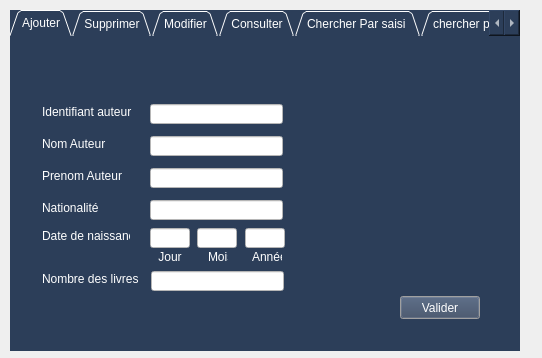
<?xml version="1.0" encoding="UTF-8"?>
<ui version="4.0">
 <class>Dialog_auteur</class>
 <widget class="QDialog" name="Dialog_auteur">
  <property name="geometry">
   <rect>
    <x>0</x>
    <y>0</y>
    <width>542</width>
    <height>358</height>
   </rect>
  </property>
  <property name="windowTitle">
   <string>Dialog</string>
  </property>
  <widget class="QTabWidget" name="tabWidget">
   <property name="geometry">
    <rect>
     <x>10</x>
     <y>10</y>
     <width>510</width>
     <height>341</height>
    </rect>
   </property>
   <property name="styleSheet">
    <string notr="true">background-color: rgb(44, 62, 89);
border-right-color: rgb(44, 62, 89);
border-color: rgb(44, 62, 89);
selection-background-color: rgb(255, 255, 255);
border-bottom-color: rgb(255, 255, 255);
border-bottom-color: rgb(44, 62, 89);
color: rgb(255, 255, 255);</string>
   </property>
   <property name="tabShape">
    <enum>QTabWidget::Triangular</enum>
   </property>
   <property name="currentIndex">
    <number>0</number>
   </property>
   <widget class="QWidget" name="tab_Ajouter">
    <attribute name="title">
     <string>Ajouter</string>
    </attribute>
    <widget class="QLineEdit" name="lineEdit_nom">
     <property name="geometry">
      <rect>
       <x>140</x>
       <y>100</y>
       <width>133</width>
       <height>20</height>
      </rect>
     </property>
     <property name="styleSheet">
      <string notr="true">background-color: rgb(255, 255, 255);
color: rgb(0, 0, 0);
</string>
     </property>
    </widget>
    <widget class="QLineEdit" name="lineEdit_prenom">
     <property name="geometry">
      <rect>
       <x>140</x>
       <y>132</y>
       <width>133</width>
       <height>20</height>
      </rect>
     </property>
     <property name="styleSheet">
      <string notr="true">background-color: rgb(255, 255, 255);
color: rgb(0, 0, 0);

</string>
     </property>
    </widget>
    <widget class="QLabel" name="nationalite">
     <property name="geometry">
      <rect>
       <x>32</x>
       <y>164</y>
       <width>60</width>
       <height>16</height>
      </rect>
     </property>
     <property name="styleSheet">
      <string notr="true">font: 10pt &quot;MS Shell Dlg 2&quot;;
</string>
     </property>
     <property name="text">
      <string>Nationalité</string>
     </property>
    </widget>
    <widget class="QLineEdit" name="lineEdit_id_auteur">
     <property name="geometry">
      <rect>
       <x>140</x>
       <y>68</y>
       <width>133</width>
       <height>20</height>
      </rect>
     </property>
     <property name="styleSheet">
      <string notr="true">background-color: rgb(255, 255, 255);
color: rgb(0, 0, 0);
</string>
     </property>
    </widget>
    <widget class="QLabel" name="Prenom">
     <property name="geometry">
      <rect>
       <x>32</x>
       <y>132</y>
       <width>90</width>
       <height>16</height>
      </rect>
     </property>
     <property name="styleSheet">
      <string notr="true">font: 10pt &quot;MS Shell Dlg 2&quot;;</string>
     </property>
     <property name="text">
      <string>Prenom Auteur </string>
     </property>
    </widget>
    <widget class="QLineEdit" name="lineEdit_nationalite">
     <property name="geometry">
      <rect>
       <x>140</x>
       <y>164</y>
       <width>133</width>
       <height>20</height>
      </rect>
     </property>
     <property name="styleSheet">
      <string notr="true">background-color: rgb(255, 255, 255);
color: rgb(0, 0, 0);
</string>
     </property>
    </widget>
    <widget class="QLabel" name="ide_auteur">
     <property name="geometry">
      <rect>
       <x>32</x>
       <y>68</y>
       <width>102</width>
       <height>16</height>
      </rect>
     </property>
     <property name="styleSheet">
      <string notr="true">font: 10pt &quot;MS Shell Dlg 2&quot;;</string>
     </property>
     <property name="text">
      <string>Identifiant auteur </string>
     </property>
    </widget>
    <widget class="QLabel" name="nom_auteur">
     <property name="geometry">
      <rect>
       <x>32</x>
       <y>100</y>
       <width>72</width>
       <height>16</height>
      </rect>
     </property>
     <property name="styleSheet">
      <string notr="true">font: 10pt &quot;MS Shell Dlg 2&quot;;</string>
     </property>
     <property name="text">
      <string>Nom Auteur </string>
     </property>
    </widget>
    <widget class="QPushButton" name="pushButton_ajouter">
     <property name="geometry">
      <rect>
       <x>390</x>
       <y>260</y>
       <width>80</width>
       <height>23</height>
      </rect>
     </property>
     <property name="text">
      <string>Valider</string>
     </property>
    </widget>
    <widget class="QLabel" name="Date_nais">
     <property name="geometry">
      <rect>
       <x>32</x>
       <y>192</y>
       <width>88</width>
       <height>16</height>
      </rect>
     </property>
     <property name="text">
      <string>Date de naissance</string>
     </property>
    </widget>
    <widget class="QLineEdit" name="lineEdit_Jour">
     <property name="geometry">
      <rect>
       <x>140</x>
       <y>192</y>
       <width>40</width>
       <height>20</height>
      </rect>
     </property>
     <property name="styleSheet">
      <string notr="true">background-color: rgb(255, 255, 255);
color: rgb(0, 0, 0);
</string>
     </property>
     <property name="text">
      <string/>
     </property>
    </widget>
    <widget class="QLineEdit" name="lineEdit_Mois">
     <property name="geometry">
      <rect>
       <x>187</x>
       <y>192</y>
       <width>40</width>
       <height>20</height>
      </rect>
     </property>
     <property name="styleSheet">
      <string notr="true">background-color: rgb(255, 255, 255);
color: rgb(0, 0, 0);
</string>
     </property>
     <property name="text">
      <string/>
     </property>
    </widget>
    <widget class="QLineEdit" name="lineEdit_Annee">
     <property name="geometry">
      <rect>
       <x>235</x>
       <y>192</y>
       <width>40</width>
       <height>20</height>
      </rect>
     </property>
     <property name="styleSheet">
      <string notr="true">background-color: rgb(255, 255, 255);
color: rgb(0, 0, 0);
</string>
     </property>
     <property name="text">
      <string/>
     </property>
    </widget>
    <widget class="QLabel" name="Jour">
     <property name="geometry">
      <rect>
       <x>145</x>
       <y>214</y>
       <width>30</width>
       <height>13</height>
      </rect>
     </property>
     <property name="text">
      <string> Jour</string>
     </property>
    </widget>
    <widget class="QLabel" name="Mois">
     <property name="geometry">
      <rect>
       <x>198</x>
       <y>214</y>
       <width>20</width>
       <height>13</height>
      </rect>
     </property>
     <property name="text">
      <string>Mois</string>
     </property>
    </widget>
    <widget class="QLabel" name="Annee">
     <property name="geometry">
      <rect>
       <x>242</x>
       <y>214</y>
       <width>30</width>
       <height>13</height>
      </rect>
     </property>
     <property name="text">
      <string>Année</string>
     </property>
    </widget>
    <widget class="QLineEdit" name="lineEdit_Nb_livres">
     <property name="geometry">
      <rect>
       <x>141</x>
       <y>235</y>
       <width>133</width>
       <height>20</height>
      </rect>
     </property>
     <property name="styleSheet">
      <string notr="true">background-color: rgb(255, 255, 255);
color: rgb(0, 0, 0);
</string>
     </property>
    </widget>
    <widget class="QLabel" name="Nombre_des_livres_2">
     <property name="geometry">
      <rect>
       <x>32</x>
       <y>235</y>
       <width>103</width>
       <height>16</height>
      </rect>
     </property>
     <property name="styleSheet">
      <string notr="true">font: 10pt &quot;MS Shell Dlg 2&quot;;</string>
     </property>
     <property name="text">
      <string>Nombre des livres</string>
     </property>
    </widget>
   </widget>
   <widget class="QWidget" name="tab_Supprimer">
    <attribute name="title">
     <string>Supprimer</string>
    </attribute>
    <widget class="QLabel" name="label_2">
     <property name="geometry">
      <rect>
       <x>10</x>
       <y>58</y>
       <width>410</width>
       <height>20</height>
      </rect>
     </property>
     <property name="styleSheet">
      <string notr="true">font: 10pt &quot;MS Shell Dlg 2&quot;;</string>
     </property>
     <property name="text">
      <string>Vous devez Tapez l'identifiant d'auteur que vous souhaite le supprimer</string>
     </property>
    </widget>
    <widget class="QLineEdit" name="lineEdit_ide_4">
     <property name="geometry">
      <rect>
       <x>430</x>
       <y>60</y>
       <width>70</width>
       <height>20</height>
      </rect>
     </property>
     <property name="styleSheet">
      <string notr="true">background-color: rgb(255, 255, 255);
color: rgb(0, 0, 0);</string>
     </property>
    </widget>
    <widget class="QPushButton" name="pushButton_supprimer">
     <property name="geometry">
      <rect>
       <x>390</x>
       <y>260</y>
       <width>75</width>
       <height>23</height>
      </rect>
     </property>
     <property name="text">
      <string>valider</string>
     </property>
    </widget>
   </widget>
   <widget class="QWidget" name="tab_Modifer">
    <attribute name="title">
     <string>Modifier</string>
    </attribute>
    <widget class="QLabel" name="label">
     <property name="geometry">
      <rect>
       <x>12</x>
       <y>60</y>
       <width>400</width>
       <height>16</height>
      </rect>
     </property>
     <property name="styleSheet">
      <string notr="true">font: 10pt &quot;MS Shell Dlg 2&quot;;</string>
     </property>
     <property name="text">
      <string>Vous devez Tapez l'identifiant d'auteur que vous souhaite modifier</string>
     </property>
    </widget>
    <widget class="QLineEdit" name="lineEdit_ide_modif">
     <property name="geometry">
      <rect>
       <x>410</x>
       <y>60</y>
       <width>90</width>
       <height>20</height>
      </rect>
     </property>
     <property name="styleSheet">
      <string notr="true">background-color: rgb(255, 255, 255);
color: rgb(0, 0, 0);
</string>
     </property>
    </widget>
    <widget class="QPushButton" name="pushButton_modifier">
     <property name="geometry">
      <rect>
       <x>390</x>
       <y>260</y>
       <width>75</width>
       <height>23</height>
      </rect>
     </property>
     <property name="text">
      <string>Valider</string>
     </property>
    </widget>
    <widget class="QLineEdit" name="lineEdit_nationalite_modif">
     <property name="geometry">
      <rect>
       <x>145</x>
       <y>170</y>
       <width>133</width>
       <height>20</height>
      </rect>
     </property>
     <property name="styleSheet">
      <string notr="true">background-color: rgb(255, 255, 255);
color: rgb(0, 0, 0);
</string>
     </property>
    </widget>
    <widget class="QLineEdit" name="lineEdit_Mois_modif">
     <property name="geometry">
      <rect>
       <x>192</x>
       <y>198</y>
       <width>40</width>
       <height>20</height>
      </rect>
     </property>
     <property name="styleSheet">
      <string notr="true">background-color: rgb(255, 255, 255);
color: rgb(0, 0, 0);
</string>
     </property>
     <property name="text">
      <string/>
     </property>
    </widget>
    <widget class="QLineEdit" name="lineEdit_Annee_modif">
     <property name="geometry">
      <rect>
       <x>240</x>
       <y>198</y>
       <width>40</width>
       <height>20</height>
      </rect>
     </property>
     <property name="styleSheet">
      <string notr="true">background-color: rgb(255, 255, 255);
color: rgb(0, 0, 0);
</string>
     </property>
     <property name="text">
      <string/>
     </property>
    </widget>
    <widget class="QLabel" name="label_dat_naismodif">
     <property name="geometry">
      <rect>
       <x>37</x>
       <y>198</y>
       <width>88</width>
       <height>16</height>
      </rect>
     </property>
     <property name="text">
      <string>Date de naissance</string>
     </property>
    </widget>
    <widget class="QLineEdit" name="lineEdit_nom_modif">
     <property name="geometry">
      <rect>
       <x>145</x>
       <y>106</y>
       <width>133</width>
       <height>20</height>
      </rect>
     </property>
     <property name="styleSheet">
      <string notr="true">background-color: rgb(255, 255, 255);
color: rgb(0, 0, 0);
</string>
     </property>
    </widget>
    <widget class="QLabel" name="Jour_MODIF">
     <property name="geometry">
      <rect>
       <x>203</x>
       <y>220</y>
       <width>20</width>
       <height>13</height>
      </rect>
     </property>
     <property name="text">
      <string>Mois</string>
     </property>
    </widget>
    <widget class="QLabel" name="Nombre_des_livres">
     <property name="geometry">
      <rect>
       <x>37</x>
       <y>241</y>
       <width>103</width>
       <height>16</height>
      </rect>
     </property>
     <property name="styleSheet">
      <string notr="true">font: 10pt &quot;MS Shell Dlg 2&quot;;</string>
     </property>
     <property name="text">
      <string>Nombre des livres</string>
     </property>
    </widget>
    <widget class="QLineEdit" name="lineEdit_Nblivres_modif">
     <property name="geometry">
      <rect>
       <x>146</x>
       <y>241</y>
       <width>133</width>
       <height>20</height>
      </rect>
     </property>
     <property name="styleSheet">
      <string notr="true">background-color: rgb(255, 255, 255);
color: rgb(0, 0, 0);
</string>
     </property>
    </widget>
    <widget class="QLabel" name="Prenom_auteur">
     <property name="geometry">
      <rect>
       <x>37</x>
       <y>138</y>
       <width>90</width>
       <height>16</height>
      </rect>
     </property>
     <property name="styleSheet">
      <string notr="true">font: 10pt &quot;MS Shell Dlg 2&quot;;</string>
     </property>
     <property name="text">
      <string>Prenom Auteur </string>
     </property>
    </widget>
    <widget class="QLabel" name="nationalite_modif">
     <property name="geometry">
      <rect>
       <x>37</x>
       <y>170</y>
       <width>60</width>
       <height>16</height>
      </rect>
     </property>
     <property name="styleSheet">
      <string notr="true">font: 10pt &quot;MS Shell Dlg 2&quot;;
</string>
     </property>
     <property name="text">
      <string>Nationalité</string>
     </property>
    </widget>
    <widget class="QLineEdit" name="lineEdit_Jour_modif">
     <property name="geometry">
      <rect>
       <x>145</x>
       <y>198</y>
       <width>40</width>
       <height>20</height>
      </rect>
     </property>
     <property name="styleSheet">
      <string notr="true">background-color: rgb(255, 255, 255);
color: rgb(0, 0, 0);
</string>
     </property>
     <property name="text">
      <string/>
     </property>
    </widget>
    <widget class="QLabel" name="nom_auteur_modif">
     <property name="geometry">
      <rect>
       <x>37</x>
       <y>106</y>
       <width>72</width>
       <height>16</height>
      </rect>
     </property>
     <property name="styleSheet">
      <string notr="true">font: 10pt &quot;MS Shell Dlg 2&quot;;</string>
     </property>
     <property name="text">
      <string>Nom Auteur </string>
     </property>
    </widget>
    <widget class="QLineEdit" name="lineEdit_prenom_modif">
     <property name="geometry">
      <rect>
       <x>145</x>
       <y>138</y>
       <width>133</width>
       <height>20</height>
      </rect>
     </property>
     <property name="styleSheet">
      <string notr="true">background-color: rgb(255, 255, 255);
color: rgb(0, 0, 0);

</string>
     </property>
    </widget>
    <widget class="QLabel" name="label_anne">
     <property name="geometry">
      <rect>
       <x>247</x>
       <y>220</y>
       <width>30</width>
       <height>13</height>
      </rect>
     </property>
     <property name="text">
      <string>Année</string>
     </property>
    </widget>
    <widget class="QLabel" name="label_Jour">
     <property name="geometry">
      <rect>
       <x>150</x>
       <y>220</y>
       <width>30</width>
       <height>13</height>
      </rect>
     </property>
     <property name="text">
      <string> Jour</string>
     </property>
    </widget>
   </widget>
   <widget class="QWidget" name="tab_Consulter">
    <attribute name="title">
     <string>Consulter</string>
    </attribute>
    <widget class="QTableView" name="tableauteur">
     <property name="geometry">
      <rect>
       <x>30</x>
       <y>40</y>
       <width>440</width>
       <height>210</height>
      </rect>
     </property>
     <property name="styleSheet">
      <string notr="true">background-color: rgb(255, 255, 255);
color: rgb(0, 0, 0);</string>
     </property>
    </widget>
    <widget class="QPushButton" name="pushButton_Trier">
     <property name="geometry">
      <rect>
       <x>390</x>
       <y>280</y>
       <width>75</width>
       <height>23</height>
      </rect>
     </property>
     <property name="text">
      <string>Trier</string>
     </property>
    </widget>
   </widget>
   <widget class="QWidget" name="tab_chercher_1">
    <attribute name="title">
     <string>Chercher Par saisi </string>
    </attribute>
    <widget class="QLineEdit" name="lineEdit_identifiant">
     <property name="geometry">
      <rect>
       <x>280</x>
       <y>250</y>
       <width>90</width>
       <height>20</height>
      </rect>
     </property>
     <property name="styleSheet">
      <string notr="true">background-color: rgb(255, 255, 255);
color: rgb(0, 0, 0);</string>
     </property>
    </widget>
    <widget class="QLabel" name="label_saisi">
     <property name="geometry">
      <rect>
       <x>20</x>
       <y>250</y>
       <width>250</width>
       <height>20</height>
      </rect>
     </property>
     <property name="styleSheet">
      <string notr="true">font: 10pt &quot;MS Shell Dlg 2&quot;;</string>
     </property>
     <property name="text">
      <string>Vous devez Tapez l'identifiant d'auteur </string>
     </property>
    </widget>
    <widget class="QTableView" name="tableauteur_chercher">
     <property name="geometry">
      <rect>
       <x>20</x>
       <y>30</y>
       <width>460</width>
       <height>210</height>
      </rect>
     </property>
     <property name="styleSheet">
      <string notr="true">background-color: rgb(255, 255, 255);
color: rgb(0, 0, 0);</string>
     </property>
    </widget>
    <widget class="QPushButton" name="pushButton_chercher">
     <property name="geometry">
      <rect>
       <x>400</x>
       <y>290</y>
       <width>80</width>
       <height>23</height>
      </rect>
     </property>
     <property name="text">
      <string>Valider</string>
     </property>
    </widget>
   </widget>
   <widget class="QWidget" name="tab_chercher_2">
    <attribute name="title">
     <string>chercher par liste</string>
    </attribute>
    <widget class="QLineEdit" name="lineEdit_nom_2">
     <property name="geometry">
      <rect>
       <x>128</x>
       <y>116</y>
       <width>231</width>
       <height>20</height>
      </rect>
     </property>
     <property name="styleSheet">
      <string notr="true">background-color: rgb(255, 255, 255);
color: rgb(0, 0, 0);
</string>
     </property>
    </widget>
    <widget class="QLabel" name="nationalite_2">
     <property name="geometry">
      <rect>
       <x>20</x>
       <y>168</y>
       <width>102</width>
       <height>20</height>
      </rect>
     </property>
     <property name="styleSheet">
      <string notr="true">font: 10pt &quot;MS Shell Dlg 2&quot;;
</string>
     </property>
     <property name="text">
      <string>Nationalité</string>
     </property>
    </widget>
    <widget class="QComboBox" name="comboBox_auteur">
     <property name="geometry">
      <rect>
       <x>20</x>
       <y>30</y>
       <width>110</width>
       <height>22</height>
      </rect>
     </property>
     <property name="styleSheet">
      <string notr="true">selection-color: rgb(0, 0, 0);
color: rgb(255, 255, 255);
selection-background-color:  rgb(44, 62, 89);
</string>
     </property>
    </widget>
    <widget class="QLineEdit" name="lineEdit_prenom_2">
     <property name="geometry">
      <rect>
       <x>128</x>
       <y>142</y>
       <width>231</width>
       <height>20</height>
      </rect>
     </property>
     <property name="styleSheet">
      <string notr="true">background-color: rgb(255, 255, 255);
color: rgb(0, 0, 0);

</string>
     </property>
    </widget>
    <widget class="QLineEdit" name="lineEdit_nationalite_2">
     <property name="geometry">
      <rect>
       <x>128</x>
       <y>168</y>
       <width>231</width>
       <height>20</height>
      </rect>
     </property>
     <property name="styleSheet">
      <string notr="true">background-color: rgb(255, 255, 255);
color: rgb(0, 0, 0);
</string>
     </property>
    </widget>
    <widget class="QLabel" name="nom_auteur_2">
     <property name="geometry">
      <rect>
       <x>20</x>
       <y>116</y>
       <width>102</width>
       <height>20</height>
      </rect>
     </property>
     <property name="styleSheet">
      <string notr="true">font: 10pt &quot;MS Shell Dlg 2&quot;;</string>
     </property>
     <property name="text">
      <string>Nom Auteur </string>
     </property>
    </widget>
    <widget class="QLabel" name="Prenom_2">
     <property name="geometry">
      <rect>
       <x>20</x>
       <y>142</y>
       <width>102</width>
       <height>20</height>
      </rect>
     </property>
     <property name="styleSheet">
      <string notr="true">font: 10pt &quot;MS Shell Dlg 2&quot;;</string>
     </property>
     <property name="text">
      <string>Prenom Auteur </string>
     </property>
    </widget>
    <widget class="QLabel" name="ide_auteur_2">
     <property name="geometry">
      <rect>
       <x>20</x>
       <y>90</y>
       <width>102</width>
       <height>20</height>
      </rect>
     </property>
     <property name="styleSheet">
      <string notr="true">font: 10pt &quot;MS Shell Dlg 2&quot;;</string>
     </property>
     <property name="text">
      <string>Identifiant auteur </string>
     </property>
    </widget>
    <widget class="QLineEdit" name="lineEdit_id_auteur_2">
     <property name="geometry">
      <rect>
       <x>128</x>
       <y>90</y>
       <width>231</width>
       <height>20</height>
      </rect>
     </property>
     <property name="styleSheet">
      <string notr="true">background-color: rgb(255, 255, 255);
color: rgb(0, 0, 0);
</string>
     </property>
    </widget>
    <widget class="QLineEdit" name="lineEdit_Mois_2">
     <property name="geometry">
      <rect>
       <x>208</x>
       <y>194</y>
       <width>73</width>
       <height>20</height>
      </rect>
     </property>
     <property name="styleSheet">
      <string notr="true">background-color: rgb(255, 255, 255);
color: rgb(0, 0, 0);
</string>
     </property>
     <property name="text">
      <string/>
     </property>
    </widget>
    <widget class="QLineEdit" name="lineEdit_Annee_2">
     <property name="geometry">
      <rect>
       <x>130</x>
       <y>237</y>
       <width>230</width>
       <height>20</height>
      </rect>
     </property>
     <property name="styleSheet">
      <string notr="true">background-color: rgb(255, 255, 255);
color: rgb(0, 0, 0);
</string>
     </property>
     <property name="text">
      <string/>
     </property>
    </widget>
    <widget class="QLabel" name="Date_nais_2">
     <property name="geometry">
      <rect>
       <x>21</x>
       <y>194</y>
       <width>88</width>
       <height>16</height>
      </rect>
     </property>
     <property name="text">
      <string>Date de naissance</string>
     </property>
    </widget>
    <widget class="QLabel" name="Mois_2">
     <property name="geometry">
      <rect>
       <x>230</x>
       <y>217</y>
       <width>40</width>
       <height>16</height>
      </rect>
     </property>
     <property name="text">
      <string>Mois</string>
     </property>
    </widget>
    <widget class="QLabel" name="Nombre_des_livres_3">
     <property name="geometry">
      <rect>
       <x>21</x>
       <y>239</y>
       <width>103</width>
       <height>16</height>
      </rect>
     </property>
     <property name="styleSheet">
      <string notr="true">font: 10pt &quot;MS Shell Dlg 2&quot;;</string>
     </property>
     <property name="text">
      <string>Nombre des livres</string>
     </property>
    </widget>
    <widget class="QLineEdit" name="lineEdit_Nb_livres_2">
     <property name="geometry">
      <rect>
       <x>290</x>
       <y>194</y>
       <width>70</width>
       <height>20</height>
      </rect>
     </property>
     <property name="styleSheet">
      <string notr="true">background-color: rgb(255, 255, 255);
color: rgb(0, 0, 0);
</string>
     </property>
    </widget>
    <widget class="QLineEdit" name="lineEdit_Jour_2">
     <property name="geometry">
      <rect>
       <x>130</x>
       <y>194</y>
       <width>72</width>
       <height>20</height>
      </rect>
     </property>
     <property name="styleSheet">
      <string notr="true">background-color: rgb(255, 255, 255);
color: rgb(0, 0, 0);
</string>
     </property>
     <property name="text">
      <string/>
     </property>
    </widget>
    <widget class="QLabel" name="Jour_2">
     <property name="geometry">
      <rect>
       <x>154</x>
       <y>216</y>
       <width>24</width>
       <height>16</height>
      </rect>
     </property>
     <property name="text">
      <string> Jour</string>
     </property>
    </widget>
    <widget class="QLabel" name="Annee_2">
     <property name="geometry">
      <rect>
       <x>307</x>
       <y>216</y>
       <width>31</width>
       <height>16</height>
      </rect>
     </property>
     <property name="text">
      <string>Année</string>
     </property>
    </widget>
   </widget>
  </widget>
 </widget>
 <resources/>
 <connections/>
</ui>
